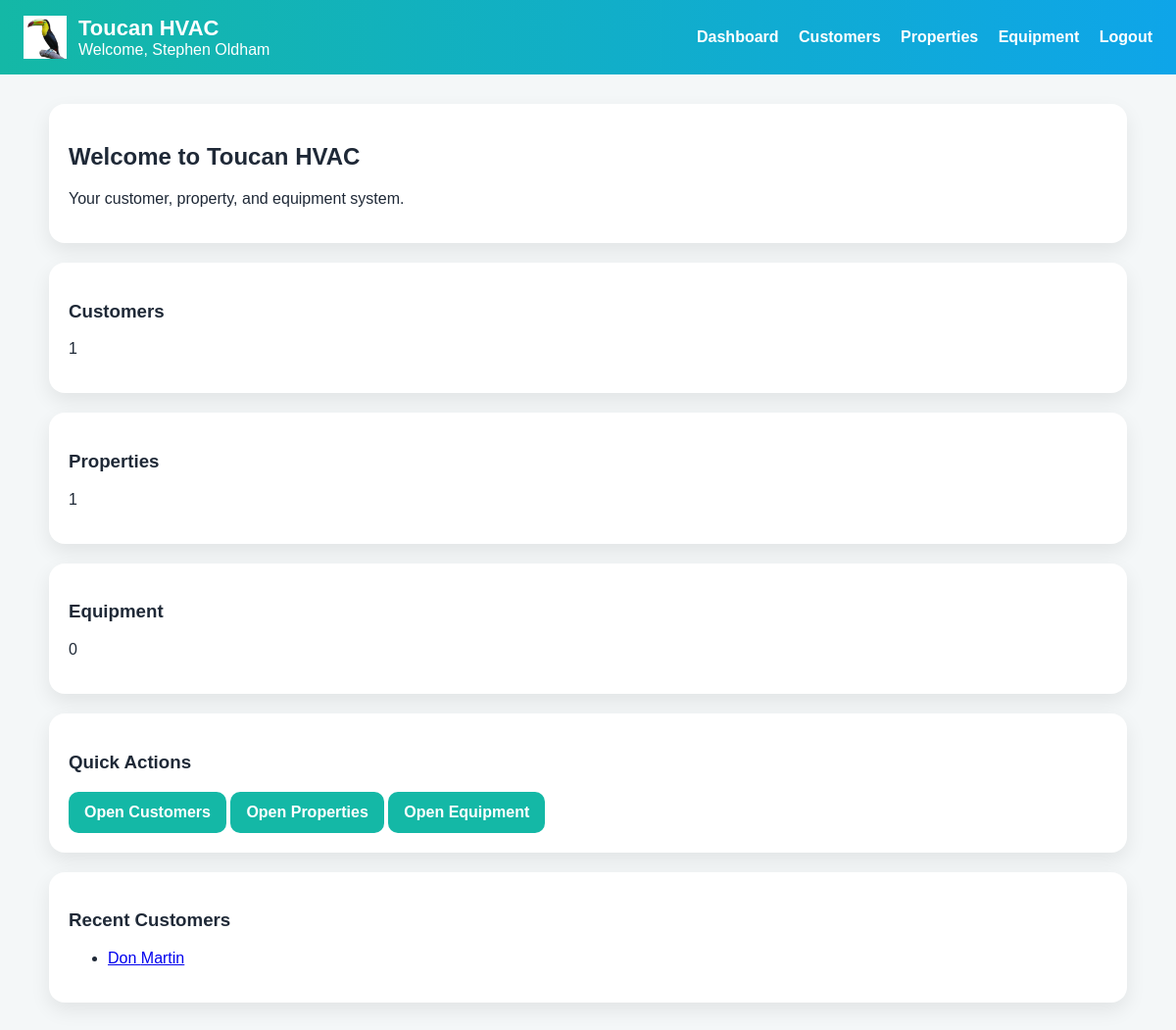
Page / (signed in) on the earlier database version.
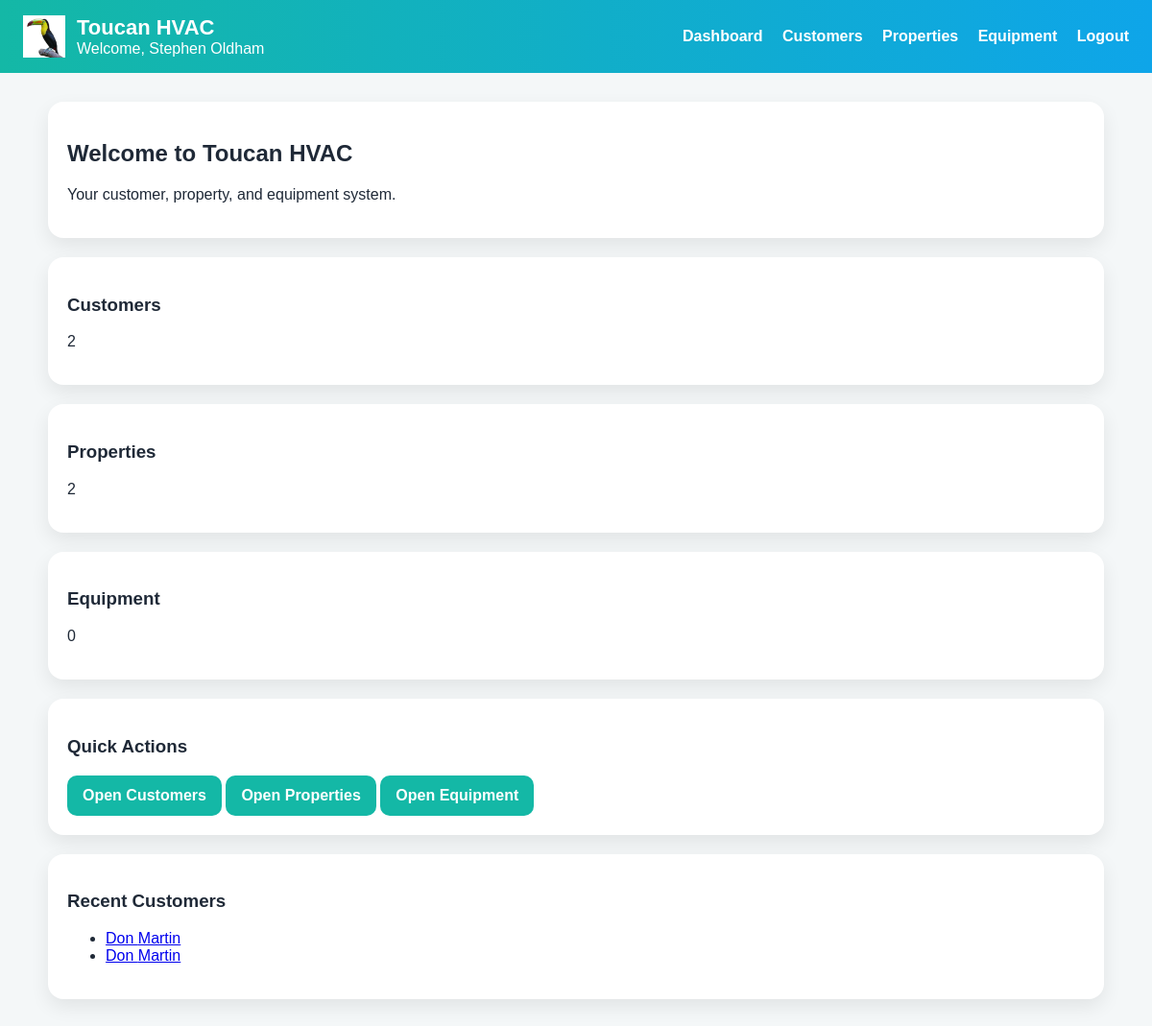
Same page on the later database version.
### app.py (models this page shows)
class Customer(db.Model):
    id = db.Column(db.Integer, primary_key=True)
    first_name = db.Column(db.String(120), nullable=False)
    last_name = db.Column(db.String(120), nullable=False)
    phone = db.Column(db.String(50))
    email = db.Column(db.String(120))

### app.py (the view)
@app.route("/")
@login_required
def home():
    customer_count = Customer.query.count()
    property_count = Property.query.count()
    equipment_count = Equipment.query.count()
    recent_customers = Customer.query.order_by(Customer.id.desc()).limit(8).all()
    return render_template(
        "dashboard.html",
        user=current_user(),
        customer_count=customer_count,
        property_count=property_count,
        equipment_count=equipment_count,
        recent_customers=recent_customers
    )

### app.py (called while the page is built)
def current_user():
    user_id = session.get("user_id")
    if not user_id:
        return None
    return db.session.get(User, user_id)

def login_required(f):
    @wraps(f)
    def wrapper(*args, **kwargs):
        if not current_user():
            flash("Please log in.")
            return redirect(url_for("login"))
        return f(*args, **kwargs)
    return wrapper

### templates/dashboard.html
{% extends "base.html" %}
{% block content %}
<div class="hero-card">
  <h2>Welcome to Toucan HVAC</h2>
  <p>Your customer, property, and equipment system.</p>
</div>
<div class="stats-grid">
  <div class="stat-card">
    <h3>Customers</h3>
    <p>{{ customer_count }}</p>
  </div>
  <div class="stat-card">
    <h3>Properties</h3>
    <p>{{ property_count }}</p>
  </div>
  <div class="stat-card">
    <h3>Equipment</h3>
    <p>{{ equipment_count }}</p>
  </div>
</div>
<section class="card">
  <h3>Quick Actions</h3>
  <div class="quick-actions-grid">
    <a class="quick-action-btn" href="{{ url_for('customers') }}">Open Customers</a>
    <a class="quick-action-btn" href="{{ url_for('properties') }}">Open Properties</a>
    <a class="quick-action-btn" href="{{ url_for('equipment') }}">Open Equipment</a>
  </div>
</section>
<section class="card">
  <h3>Recent Customers</h3>
  <ul class="simple-list">
    {% for customer in recent_customers %}
      <li><a href="{{ url_for('customer_detail', customer_id=customer.id) }}">{{ customer.first_name }} {{ customer.last_name }}</a></li>
    {% else %}
      <li>No customers yet.</li>
    {% endfor %}
  </ul>
</section>
{% endblock %}

Differences in the rows shown:
added Customer: first_name "Don", last_name "Martin"
Other differences:
{{ customer_count }}: "1" → "2"
{{ property_count }}: "1" → "2"
